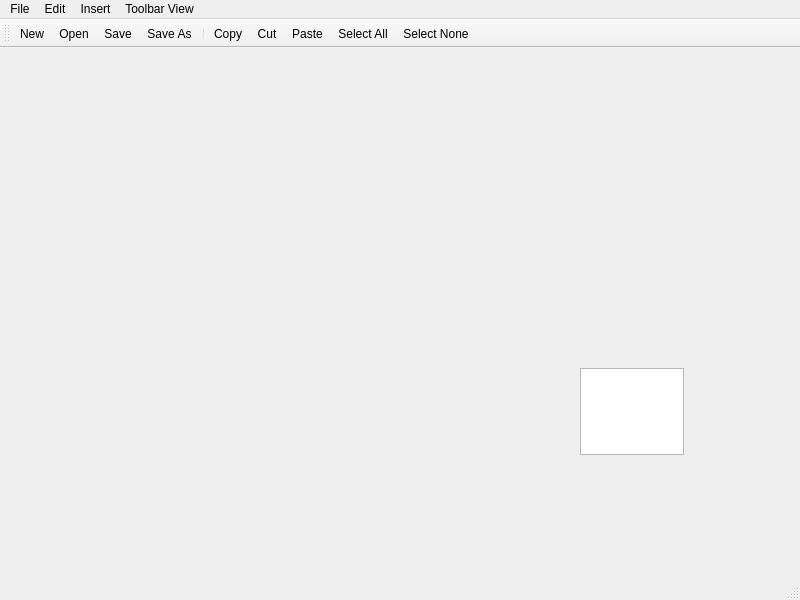
<?xml version="1.0" encoding="UTF-8"?>
<ui version="4.0">
 <class>MainWindow</class>
 <widget class="QMainWindow" name="MainWindow">
  <property name="geometry">
   <rect>
    <x>0</x>
    <y>0</y>
    <width>800</width>
    <height>600</height>
   </rect>
  </property>
  <property name="windowTitle">
   <string>İlker's Text Editor</string>
  </property>
  <property name="windowIcon">
   <iconset resource="resources.qrc">
    <normaloff>:/icons/images/me.jpeg</normaloff>:/icons/images/me.jpeg</iconset>
  </property>
  <widget class="QWidget" name="centralwidget">
   <widget class="QPlainTextEdit" name="plainTextEdit">
    <property name="geometry">
     <rect>
      <x>580</x>
      <y>320</y>
      <width>104</width>
      <height>87</height>
     </rect>
    </property>
   </widget>
  </widget>
  <widget class="QMenuBar" name="menubar">
   <property name="geometry">
    <rect>
     <x>0</x>
     <y>0</y>
     <width>800</width>
     <height>26</height>
    </rect>
   </property>
   <widget class="QMenu" name="menuFile">
    <property name="title">
     <string>File</string>
    </property>
    <addaction name="actionNew"/>
    <addaction name="actionOpen"/>
    <addaction name="actionSave"/>
    <addaction name="actionSave_As"/>
    <addaction name="actionExit"/>
   </widget>
   <widget class="QMenu" name="menuEdit">
    <property name="title">
     <string>Edit</string>
    </property>
    <addaction name="actionCopy"/>
    <addaction name="actionCut"/>
    <addaction name="actionPaste"/>
    <addaction name="separator"/>
    <addaction name="actionSelect_All"/>
    <addaction name="actionSelect_None"/>
   </widget>
   <widget class="QMenu" name="menuInsert">
    <property name="title">
     <string>Insert</string>
    </property>
    <addaction name="actionAnimals"/>
    <addaction name="actionShapes"/>
    <addaction name="actionFood"/>
   </widget>
   <widget class="QMenu" name="menuToolbar_View">
    <property name="title">
     <string>Toolbar View</string>
    </property>
    <addaction name="actionTop"/>
    <addaction name="actionBottom"/>
    <addaction name="actionLeft"/>
    <addaction name="actionRight"/>
    <addaction name="separator"/>
    <addaction name="actionFloatable"/>
    <addaction name="actionMovable"/>
   </widget>
   <addaction name="menuFile"/>
   <addaction name="menuEdit"/>
   <addaction name="menuInsert"/>
   <addaction name="menuToolbar_View"/>
  </widget>
  <widget class="QStatusBar" name="statusbar"/>
  <widget class="QToolBar" name="toolBar">
   <property name="windowTitle">
    <string>toolBar</string>
   </property>
   <attribute name="toolBarArea">
    <enum>TopToolBarArea</enum>
   </attribute>
   <attribute name="toolBarBreak">
    <bool>false</bool>
   </attribute>
   <addaction name="actionNew"/>
   <addaction name="actionOpen"/>
   <addaction name="actionSave"/>
   <addaction name="actionSave_As"/>
   <addaction name="separator"/>
   <addaction name="actionCopy"/>
   <addaction name="actionCut"/>
   <addaction name="actionPaste"/>
   <addaction name="actionSelect_All"/>
   <addaction name="actionSelect_None"/>
  </widget>
  <action name="actionNew">
   <property name="icon">
    <iconset resource="resources.qrc">
     <normaloff>:/icons/images/new.png</normaloff>:/icons/images/new.png</iconset>
   </property>
   <property name="text">
    <string>New</string>
   </property>
   <property name="toolTip">
    <string>&lt;html&gt;&lt;head/&gt;&lt;body&gt;&lt;p&gt;New&lt;/p&gt;&lt;/body&gt;&lt;/html&gt;</string>
   </property>
  </action>
  <action name="actionOpen">
   <property name="icon">
    <iconset resource="resources.qrc">
     <normaloff>:/icons/images/open.png</normaloff>:/icons/images/open.png</iconset>
   </property>
   <property name="text">
    <string>Open</string>
   </property>
  </action>
  <action name="actionSave">
   <property name="icon">
    <iconset resource="resources.qrc">
     <normaloff>:/icons/images/save.png</normaloff>:/icons/images/save.png</iconset>
   </property>
   <property name="text">
    <string>Save</string>
   </property>
  </action>
  <action name="actionSave_As">
   <property name="icon">
    <iconset resource="resources.qrc">
     <normaloff>:/icons/images/saveas.png</normaloff>:/icons/images/saveas.png</iconset>
   </property>
   <property name="text">
    <string>Save As</string>
   </property>
  </action>
  <action name="actionExit">
   <property name="text">
    <string>Exit</string>
   </property>
  </action>
  <action name="actionCopy">
   <property name="icon">
    <iconset resource="resources.qrc">
     <normaloff>:/icons/images/copy.png</normaloff>:/icons/images/copy.png</iconset>
   </property>
   <property name="text">
    <string>Copy</string>
   </property>
  </action>
  <action name="actionCut">
   <property name="icon">
    <iconset resource="resources.qrc">
     <normaloff>:/icons/images/cut.png</normaloff>:/icons/images/cut.png</iconset>
   </property>
   <property name="text">
    <string>Cut</string>
   </property>
  </action>
  <action name="actionPaste">
   <property name="icon">
    <iconset resource="resources.qrc">
     <normaloff>:/icons/images/paste.png</normaloff>:/icons/images/paste.png</iconset>
   </property>
   <property name="text">
    <string>Paste</string>
   </property>
  </action>
  <action name="actionSelect_All">
   <property name="icon">
    <iconset resource="resources.qrc">
     <normaloff>:/icons/images/selectall.png</normaloff>:/icons/images/selectall.png</iconset>
   </property>
   <property name="text">
    <string>Select All</string>
   </property>
  </action>
  <action name="actionSelect_None">
   <property name="icon">
    <iconset resource="resources.qrc">
     <normaloff>:/icons/images/selectnone.png</normaloff>:/icons/images/selectnone.png</iconset>
   </property>
   <property name="text">
    <string>Select None</string>
   </property>
  </action>
  <action name="actionAnimals">
   <property name="text">
    <string>Animals</string>
   </property>
  </action>
  <action name="actionShapes">
   <property name="text">
    <string>Shapes</string>
   </property>
  </action>
  <action name="actionFood">
   <property name="text">
    <string>Food</string>
   </property>
  </action>
  <action name="actionTop">
   <property name="text">
    <string>Top</string>
   </property>
  </action>
  <action name="actionBottom">
   <property name="text">
    <string>Bottom</string>
   </property>
  </action>
  <action name="actionLeft">
   <property name="text">
    <string>Left</string>
   </property>
  </action>
  <action name="actionRight">
   <property name="text">
    <string>Right</string>
   </property>
  </action>
  <action name="actionFloatable">
   <property name="checkable">
    <bool>true</bool>
   </property>
   <property name="checked">
    <bool>false</bool>
   </property>
   <property name="text">
    <string>Floatable</string>
   </property>
  </action>
  <action name="actionMovable">
   <property name="checkable">
    <bool>true</bool>
   </property>
   <property name="text">
    <string>Movable</string>
   </property>
  </action>
 </widget>
 <resources>
  <include location="resources.qrc"/>
 </resources>
 <connections/>
</ui>
